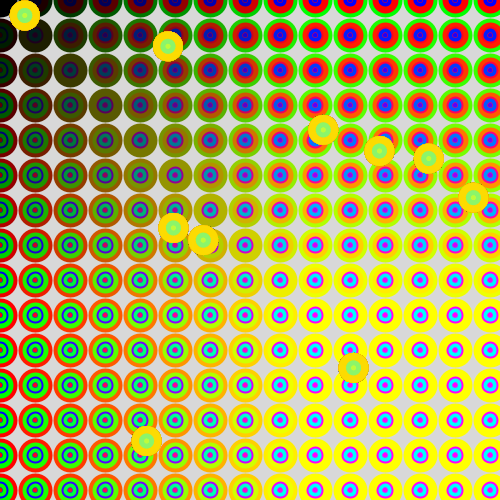
Frame 1 (no input)
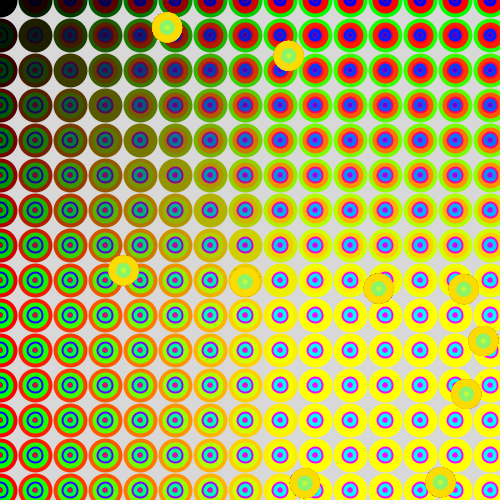
Frame 60 (the mouse pressed at the canvas centre just before this capture)
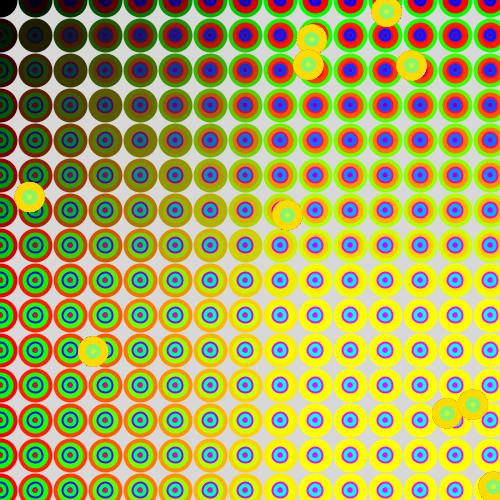
Frame 120 (the mouse held since frame 60 and released just before this capture)

The Processing sketch that drew these frames (run headless with seeded random() and noise(); from frame 60 on, the mouse is pressed at the canvas centre):

// Processing sketch: processing_98929
// ── processing_98929.pde


//matrizBolas
int numeroDeBolas = 10;
float[] posX = new float[numeroDeBolas];
float[] posY = new float[numeroDeBolas];
float[] velX = new float[numeroDeBolas];
float[] velY = new float[numeroDeBolas];
 int a;
 int b;
 int i;
void setup() {
  size(500, 500);
  for (int b=0; b < numeroDeBolas; b++) {
    //posicionesVelocidades
    posX[b] = random(width);
    posY[b] = random(height);
    velX[b] = random(0.01, 10);
    velY[b] = random(0.01, 10);
  //degradado
  colorMode(RGB,300);
}
}


void draw() {
  dibujafondo();
   for (int b=0; b < numeroDeBolas; b++)
    {
    posicionaelementos(posX[b], posY[b]);
    actualizaposicion(b);
  }
}
  void dibujafondo(){

  background(255,255,255);
  //fondoElipses
  for (int i=0; i<=width; i = i +35)for (int a=0; a<=height; a = a +35){ 
    fill(i,a,0);
    stroke(a,i,0);
    strokeWeight(4);
    ellipse(i, a,30,30);
    fill(0,a,i);
    stroke(i,0,a);
    strokeWeight(2);
    ellipse(i, a,15,15);
    fill(a,0,i);
    stroke(i,0,a);
    strokeWeight(0.5);
    ellipse(i, a,5,5);
    //bolasMovimiento
  }
  
  }
  void posicionaelementos(float posX , float posY ){
    for (int i=0; i<=width; i = i +35)for (int a=0; a<=height; a = a +35){
    noStroke();
fill(i,a,b,40);
    ellipse(posX, posY, 30, 30);
    fill(b,i,a,30);
    ellipse(posX, posY, 15, 15);
      fill(i,a,b,50);
     ellipse(posX, posY, 5, 5);
  }
  }
  void actualizaposicion(int b){
    
 
    posX[b] = posX[b] + velX[b];
    posY[b] = posY[b] + velY[b];
 
    
    if (posX[b] < 0 || posX[b] > width) {
      velX[b] = -velX[b];
    }
    if (posY[b] < 0 || posY[b] > height) {
      velY[b] = -velY[b];
      
    }
  }
    

    

  
